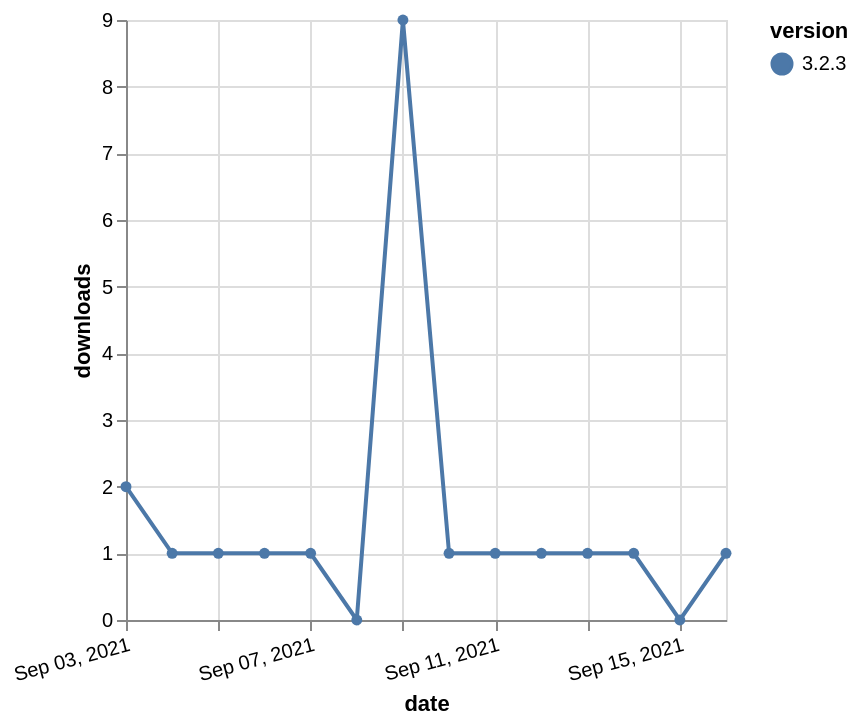

Write the Vega-Lite specification saved for this chart.
### Vega-Lite specification from a JSON file in a GitHub repository (floating-point values rounded to 4 significant figures)
{"$schema": "https://vega.github.io/schema/vega-lite/v5.json", "description": "A simple bar chart with embedded data.", "data": {"values": [{"date": "2021-09-03", "total": 539, "delta": 2, "version": "3.2.3"}, {"date": "2021-09-04", "total": 540, "delta": 1, "version": "3.2.3"}, {"date": "2021-09-05", "total": 541, "delta": 1, "version": "3.2.3"}, {"date": "2021-09-06", "total": 542, "delta": 1, "version": "3.2.3"}, {"date": "2021-09-07", "total": 543, "delta": 1, "version": "3.2.3"}, {"date": "2021-09-08", "total": 543, "delta": 0, "version": "3.2.3"}, {"date": "2021-09-09", "total": 552, "delta": 9, "version": "3.2.3"}, {"date": "2021-09-10", "total": 553, "delta": 1, "version": "3.2.3"}, {"date": "2021-09-11", "total": 554, "delta": 1, "version": "3.2.3"}, {"date": "2021-09-12", "total": 555, "delta": 1, "version": "3.2.3"}, {"date": "2021-09-13", "total": 556, "delta": 1, "version": "3.2.3"}, {"date": "2021-09-14", "total": 557, "delta": 1, "version": "3.2.3"}, {"date": "2021-09-15", "total": 557, "delta": 0, "version": "3.2.3"}, {"date": "2021-09-16", "total": 558, "delta": 1, "version": "3.2.3"}]}, "width": "container", "mark": {"type": "line", "point": {"filled": true}}, "encoding": {"x": {"field": "date", "type": "temporal", "timeUnit": "yearmonthdate", "title": "date", "axis": {"labelAngle": -15}}, "y": {"field": "delta", "type": "quantitative", "title": "downloads"}, "color": {"field": "version", "type": "nominal"}, "tooltip": {"field": "delta"}}}
